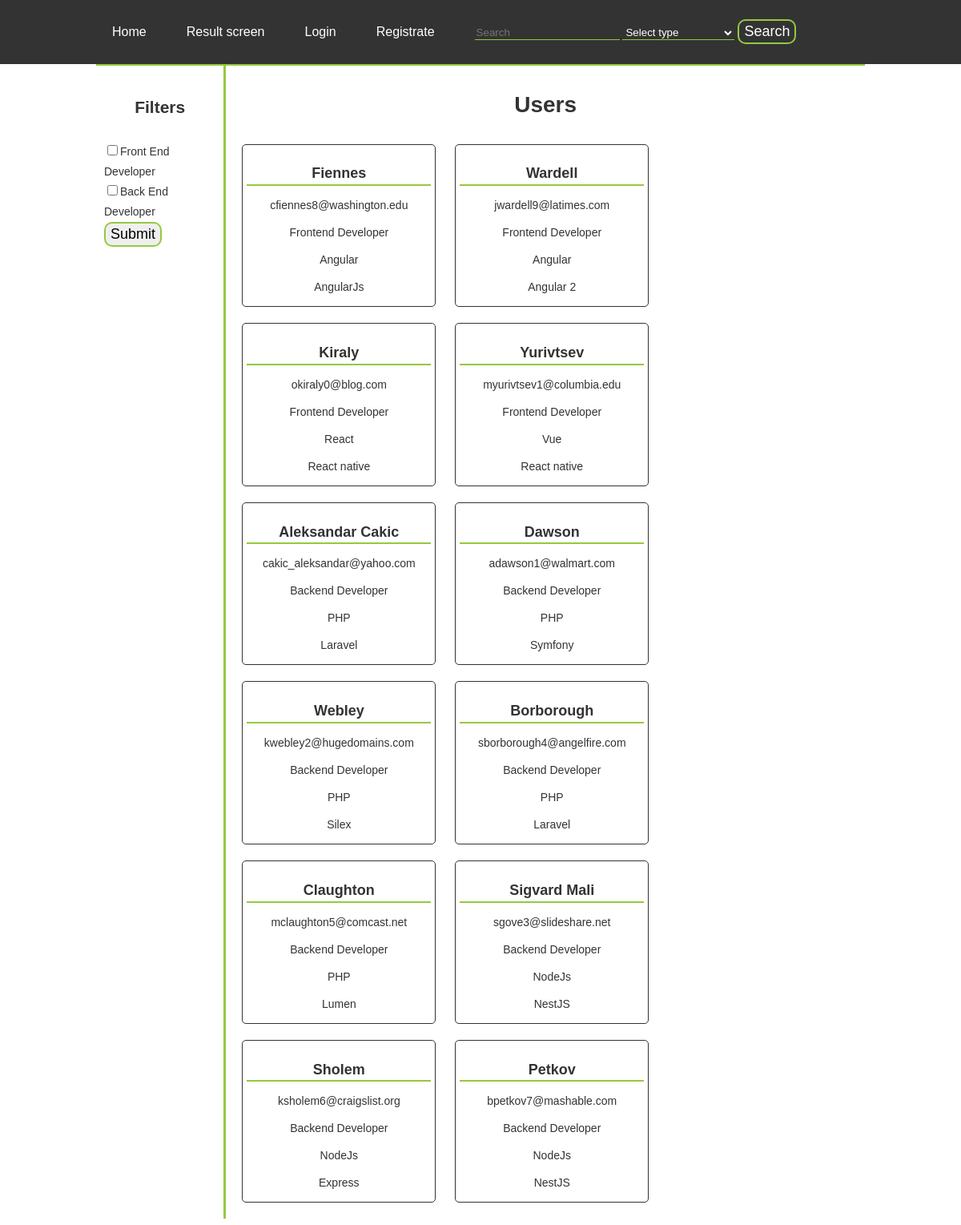
Page /pages/resultscreen on the committed database.
### tables this page shows
CREATE TABLE IF NOT EXISTS `users` (
  `id_user` int(11) NOT NULL AUTO_INCREMENT,
  `name` varchar(45) NOT NULL,
  `email` varchar(255) NOT NULL,
  `password` varchar(45) NOT NULL,
  `role_id` int(11) NOT NULL,
  `subrole_id` int(11) NOT NULL,
  `sub_subrole_id` int(11) NOT NULL,
  PRIMARY KEY (`id_user`),
  KEY `users_roles_idx` (`role_id`),
  KEY `users_subroles_idx` (`subrole_id`),
  KEY `users_sub_subroles_idx` (`sub_subrole_id`)
);

CREATE TABLE IF NOT EXISTS `roles` (
  `id_role` int(11) NOT NULL AUTO_INCREMENT,
  `description` varchar(45) NOT NULL,
  PRIMARY KEY (`id_role`)
);

CREATE TABLE IF NOT EXISTS `subroles` (
  `id_subroles` int(11) NOT NULL AUTO_INCREMENT,
  `sdescription` varchar(45) NOT NULL,
  `roles_id` int(11) NOT NULL,
  PRIMARY KEY (`id_subroles`),
  KEY `subroles_roles_idx` (`roles_id`)
);

CREATE TABLE IF NOT EXISTS `sub_subroles` (
  `id_sub_subroles` int(11) NOT NULL AUTO_INCREMENT,
  `ssdescription` varchar(45) NOT NULL,
  `subrole_id` int(11) NOT NULL,
  PRIMARY KEY (`id_sub_subroles`),
  KEY `sub_subroles_subrole_idx` (`subrole_id`)
);

### classes/View.php (called while the page is built, shortened)
<?php
class View
{
	public static function load(string $folder, string $file)
	{
		require_once('./view/inc/header.php');
		require_once('./view/' . $folder . '/' . $file . '.php');
		require_once('./view/inc/footer.php');
	}
}

### controller/PagesController.php (called while the page is built, shortened)
<?php
class PagesController
{
	public static function resultscreen()
	{
        global $conn;
        $usersgroup = new User($conn);
        $roleId= isset($_POST['role_name']) ? $_POST['role_name'] : null;
        $name = null;
        $_SESSION['searchedUser'] = $usersgroup->getAllUsers($roleId, $name);
		View::load('pages', 'resultscreen');
	}
}

### classes/Router.php (called while the page is built, shortened)
<?php
class Router
{
	protected $controller = 'PagesController';
	protected $method = 'home';
	protected $url;
	public function __construct($request)
	{
		$this->url = $request;
		$this->availableRoutes();
	}
	public function availableRoutes()
	{
		if (isset($this->url->url_parts[0])) {
			$controller_base = $this->url->url_parts[0];
			$controller_name = ucfirst($controller_base).'Controller';
			if (file_exists('./controller/' . $controller_name . '.php')) {
				$this->controller = $controller_name;
			}
			$this->controller = new $this->controller;
		}
		if (isset($this->url->url_parts[1])) {
			if (method_exists($this->controller, $this->url->url_parts[1])) {
				$this->method = $this->url->url_parts[1];
			}
		}
		$this->params = $this->url->url_parts ? array_values($this->url->url_parts) : [];
		call_user_func_array(array($this->controller, $this->method), $this->params);
	}
}

### index.php (called while the page is built, shortened)
<?php
$request = new Request();
$router = new Router($request);

### model/User.php (called while the page is built, shortened)
<?php
class User
{
	protected $conn = null;
	public function __construct($db)
	{
		$this->conn = $db;
	}
    public function getAllUsers($roleId = null, $name = null)
    {
        $query  = 'select u.id_user, u.name, u.email, u.password, r.description, r.id_role as roleId, s.sdescription, s.id_subroles as subroleId, ss.ssdescription, ss.id_sub_subroles as subsubrolesId';
        $query .= ' from users as u';
        $query .= ' join roles as r on u.role_id = r.id_role';
        $query .= ' join subroles as s on u.subrole_id = s.id_subroles';
        $query .= ' join sub_subroles as ss on u.sub_subrole_id = ss.id_sub_subroles';
        $stmt = $this->conn->prepare($query);
        $stmt->execute();
        $result = $stmt->fetchAll(PDO::FETCH_ASSOC);
        if ($result) {
            return $result;
        }
        return false;
    }
}

### classes/Request.php (called while the page is built, shortened)
<?php
class Request
{
	protected function get()
	{
		if (isset($_GET['url'])) {
      		return $this->url_parts = explode('/', filter_var(rtrim($_GET['url'], '/'), FILTER_SANITIZE_URL));
    	}
	}
}

### view/pages/resultscreen.php (the view, shortened to what this page needs)
<div class="container">
	<div class="containerMiddle">
		<aside>
			<h1>Filters</h1>
			<form class="listForm" name="sortProducts" action="/pages/filterUser" method="post">
				<input type="checkbox" name="role[]" value="3">Front End Developer<br>
				<input type="checkbox" name="role[]" value="2">Back End Developer<br>
				<input class="listFormtBtn" type="submit" name="filter">
			</form>
		</aside>
		<main>
			<?php if(isset($_SESSION['searchedUser'])): ?>
				<h1>Users</h1>
				<?php foreach ($_SESSION['searchedUser'] as $user) : ?>
				<div class="cardContainer">
					<h4><?php echo ucfirst($user['name']); ?></h4>
					<p><?php echo $user['email']; ?></p>
					<p><?php echo ucfirst($user['description']); ?></p>
					<p><?php echo ucfirst($user['sdescription']); ?></p>
					<p><?php echo ucfirst($user['ssdescription']); ?></p>
				</div>
		    	<?php endforeach; ?>
	    	<?php else: ?>
	    		<h4><?php echo 'User not found!'; ?></h4>
	    	<?php endif; ?>
		</main>
	</div>
</div>

### view/inc/header.php (shortened to what this page needs)
<!DOCTYPE html>
<html>
	<head>
		<link rel="stylesheet" type="text/css" href="../assets/css/main.css">
	</head>
	<body>
		<div class="navigation">
			<nav>
				<ul>
					<li><a href="/pages/home">Home</a></li>
					<li><a href="/pages/resultscreen">Result screen</a></li>
					<?php if (isset($_SESSION['user'])): ?>
						<li><a href="/user/profile"><?php echo $_SESSION['user']['name']; ?></a></li>
						<li><a href="/$_SESSION['user']/logout">Logout</a></li>
					<?php else: ?>
						<li><a href="/user/login">Login</a></li>
					<li><a href="/user/register">Registrate</a></li>
					<?php endif; ?>
					<li class="last">
						<div class="search">
							<form action="/pages/resultscreen" method="post" name="search-form">
								<input type="text" name="searched_text" placeholder="Search">
            					<select name="role_name">
				                    <option value="" disabled selected hidden>Select type</option>
				                </select>
				                <input type="submit" name="search" value="Search">
							</form>
						</div>
					</li>
				</ul>
			</nav>
		</div>

### view/inc/footer.php (shortened to what this page needs)
	</body>
</html>

### assets/css/main.css (style rules this page uses)
body { margin: 0 auto; font-family: 'Montserrat', sans-serif; font-size: 14px; line-height: 1.42857143; color: #333; background-color: #fff; }
.navigation nav { width: 100%; margin: 0 auto; line-height: 80px; display: flex; background-color: #333; }
.navigation nav ul { display: flex; width: 80%; margin: 0 auto; }
.navigation nav ul li { display: inline-block; border-radius: 10px; margin-right: 50px; color: #fff; }
.navigation nav ul .last { margin-right: 0; }
.navigation nav ul li a { color: #fff; font-size: 16px; text-decoration: none; }
.search form input { background-color: #333; border: 2px solid #96c93f; color: #fff; }
.search form input[type="text"], select { border: none; border-bottom: 1px solid #96c93f; background: transparent; outline: none; color: #fff; }
.search form input:-internal-autofill-selected, select option { background-color: #333; color: #fff; }
.search form input[type="submit"] { border: double 2px #96c93f; outline: none; line-height: 25px; background: #333; color: #fff; font-size: 18px; border-radius: 10px; }
.container { width: 80%; margin: 0 auto; margin-bottom: 50px; }
.containerMiddle { margin: 0 auto; display: flex; border-top: 2px solid #96c93f; }
main { flex-basis: 100%; border-left: 3px solid #96c93f; align-items: center; padding: 10px; }
main > h1 { text-align: center; }
aside { box-sizing: border-box; flex-basis: 20%; padding: 10px; }
aside > h1 { text-align: center; padding: 10px; }
.containerMiddle aside .listForm { line-height: 25px; }
.containerMiddle aside .listForm input[type="checkbox"] { border: double 2px #00F; }
.containerMiddle aside .listForm .listFormtBtn { border: double 2px #96c93f; line-height: 25px; font-size: 18px; border-radius: 10px; }
.cardContainer { display: inline-block; width: 240px; border: 1px solid #333; border-radius: 5px; margin: 10px; }
.cardContainer h4 { font-weight: bold; font-size: 18px; text-align: center; border-bottom: 2px solid #96c93f; margin-left: 5px; margin-right: 5px; margin-bottom: 0; }
.cardContainer p { margin-left: 10px; margin-right: 10px; text-align: center; }

### rows in the picture
users: name "Fiennes", email "cfiennes8@washington.edu", role.description "Frontend Developer", subrole.sdescription "Angular", sub_subrole.ssdescription "AngularJs"
users: name "Wardell", email "jwardell9@latimes.com", role.description "Frontend Developer", subrole.sdescription "Angular", sub_subrole.ssdescription "Angular 2"
users: name "Kiraly", email "okiraly0@blog.com", role.description "Frontend Developer", subrole.sdescription "React", sub_subrole.ssdescription "React native"
users: name "Yurivtsev", email "myurivtsev1@columbia.edu", role.description "Frontend Developer", subrole.sdescription "Vue", sub_subrole.ssdescription "React native"
users: name "Aleksandar Cakic", email "cakic_aleksandar@yahoo.com", role.description "Backend Developer", subrole.sdescription "PHP", sub_subrole.ssdescription "Laravel"
users: name "Dawson", email "adawson1@walmart.com", role.description "Backend Developer", subrole.sdescription "PHP", sub_subrole.ssdescription "Symfony"
users: name "Webley", email "kwebley2@hugedomains.com", role.description "Backend Developer", subrole.sdescription "PHP", sub_subrole.ssdescription "Silex"
users: name "Borborough", email "sborborough4@angelfire.com", role.description "Backend Developer", subrole.sdescription "PHP", sub_subrole.ssdescription "Laravel"
users: name "Claughton", email "mclaughton5@comcast.net", role.description "Backend Developer", subrole.sdescription "PHP", sub_subrole.ssdescription "Lumen"
users: name "Sigvard Mali", email "sgove3@slideshare.net", role.description "Backend Developer", subrole.sdescription "NodeJs", sub_subrole.ssdescription "NestJS"
users: name "Sholem", email "ksholem6@craigslist.org", role.description "Backend Developer", subrole.sdescription "NodeJs", sub_subrole.ssdescription "Express"
users: name "Petkov", email "bpetkov7@mashable.com", role.description "Backend Developer", subrole.sdescription "NodeJs", sub_subrole.ssdescription "NestJS"
